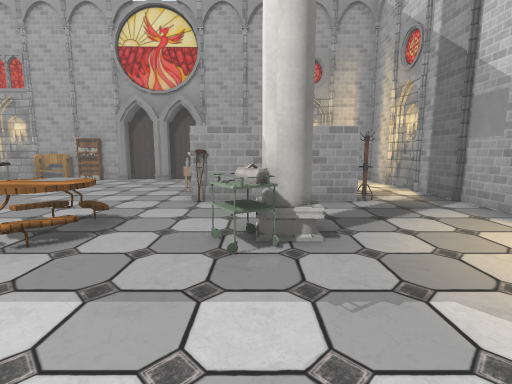
view 1 (above)

18 first-person views from a walk through a scene from a Unity 3-D project. The camera is 1.3 m above the floor, tilts 8° down and sees 85° across. The floor is counted in squares, 1 m on a side. Each view is taken from the middle of a square. On the plan, view 1 faces up. The plan holds only what a view shows up to about 13 squares ahead; the rest is blank. The player character is not drawn. Some surface patterns are stand-ins.

view 2
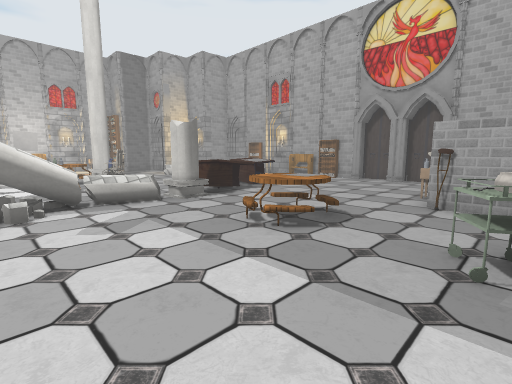

view 3
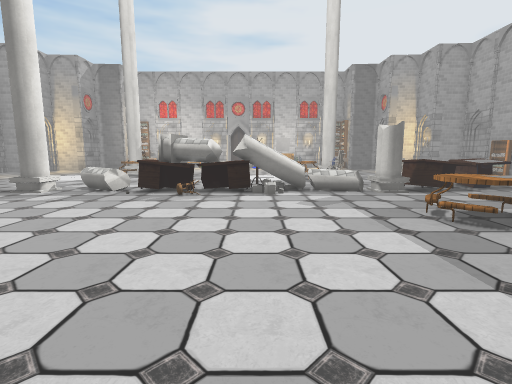

view 4
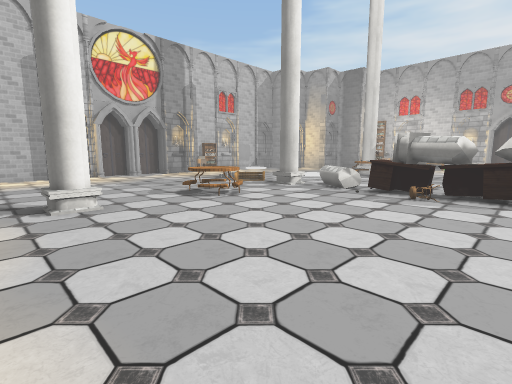

view 5
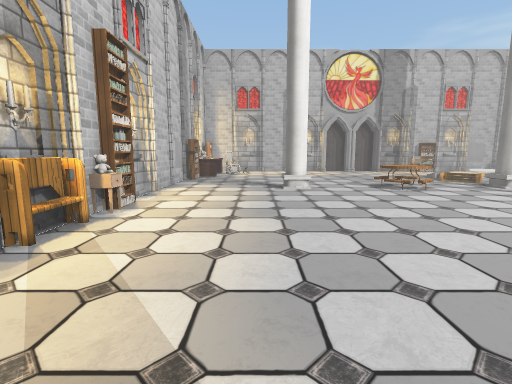

view 6
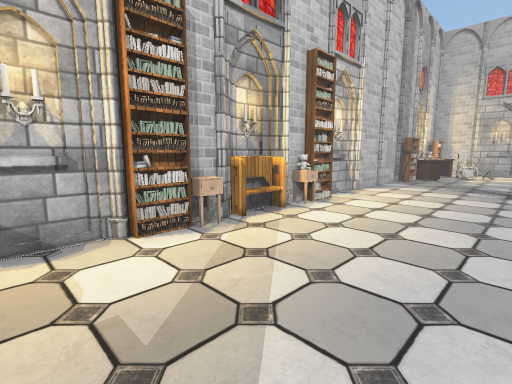

view 7
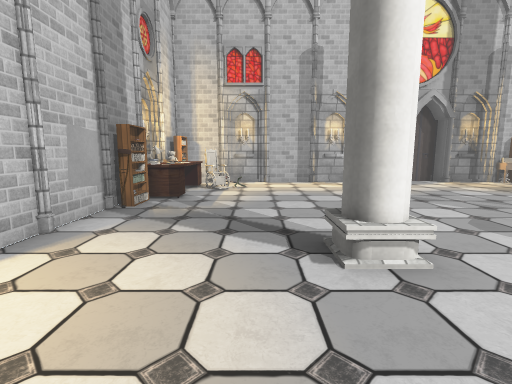

view 8
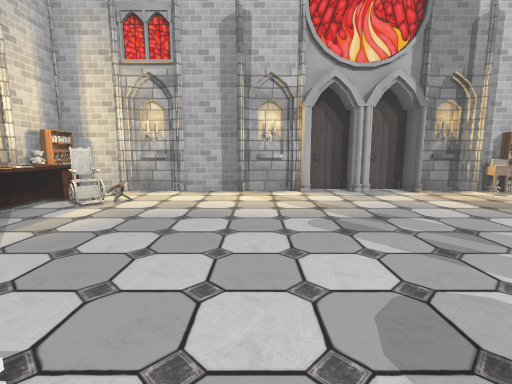

view 9
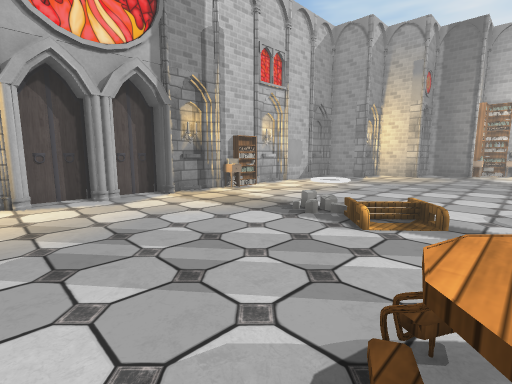

view 10
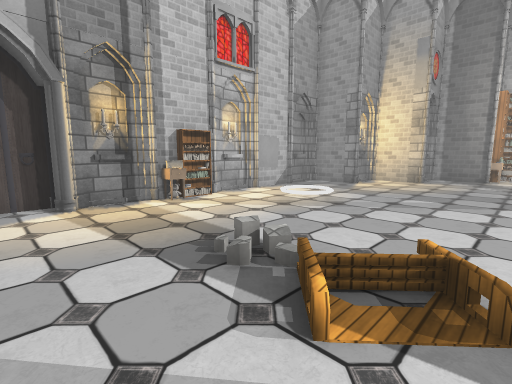

view 11
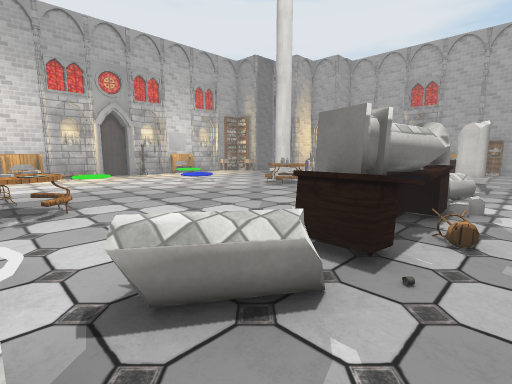

view 12
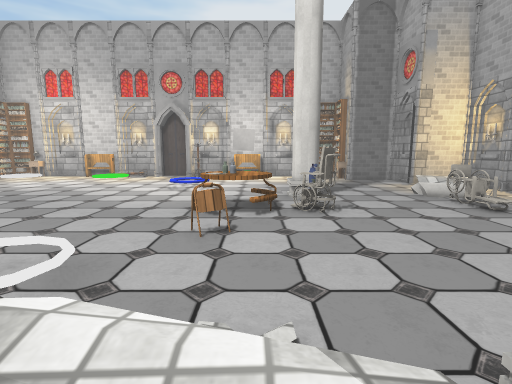

view 13
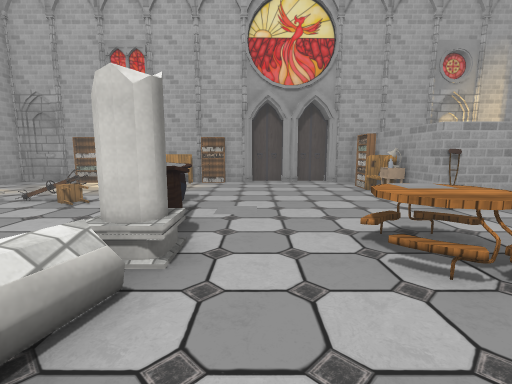

view 14
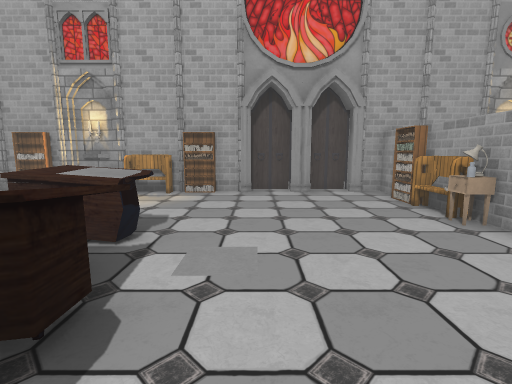

view 15
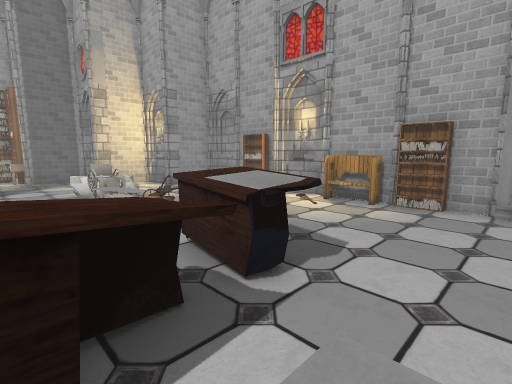

view 16
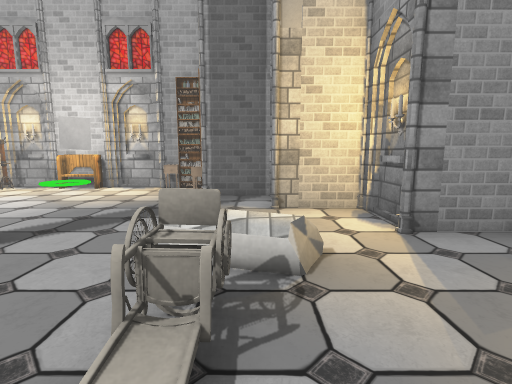

view 17
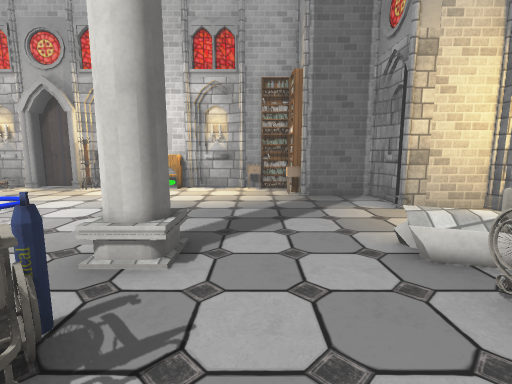

view 18
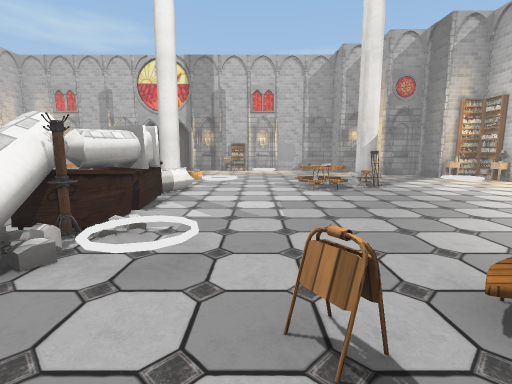

### Floor plan
Key: @ floor where view 1 was taken; # wall or solid block; x gap in a wall; . floor; / step, stairs or slope; B bench; K bookshelf; E desk; T table; S sign; C candle; L lamp; O other object.
Columns run from 23 left of view 1 to 6 right of it. Each row starts with its distance up from view 1.
 14       ################
 13       #..KK.#BBK.....#       #
 12     #CC..............O      ##
 11     #...............BK     ..#
 10   ###........ .......O     ..#
  9   #.....OO..O EE....OL    ...#
  8   #....O.O...EEE.....###  O..#
  7 #KK...........EE......O. ....#
  6 #K.............EE............#
  5 #......O..O....OO..T/..O.....
  4 #.......#OO....OO..//.OO#...
  3 #BO......T/....O.............#
  2 #BO......//SS..O.............#
  1 #....//........O............K#
  0 #O...//......OOOO......@....K#
 -1 #..............EE...........BC
 -2 #..............EE...........BB
 -3 #..//..........EE...........O#
 -4 #..//..........EE...........K#
 -5 #B.............OO............#
 -6 #B......///...OO.............#
 -7   .//..OO/T..//##..//..O.....#
 -8  ..//..//....///x..T/........#
 -9 #KO............//............#
-10 #K O...........//............#
-11   #............/............K#
-12   #............//..........EO#
-13     #......//..............E #
-14     #......//.............OEE#
-15      OO.......O............EK#
-16       #......KO............#K#
-17       ########################

Where each view was taken, in squares from view 1:
view 1: 0 up, 0 right, facing up
view 2: 0 up, 0 right, facing up-left
view 3: 0 up, 2 right, facing left
view 4: 0 up, 2 right, facing down-left
view 5: 3 up, 2 right, facing down
view 6: 3 up, 1 right, facing down-right
view 7: 4 down, 2 right, facing down
view 8: 7 down, 1 left, facing down
view 9: 8 down, 2 left, facing down-left
view 10: 9 down, 5 left, facing down-left
view 11: 7 down, 6 left, facing up-left
view 12: 3 up, 7 left, facing left
view 13: 1 up, 6 left, facing up
view 14: 4 up, 6 left, facing up
view 15: 6 up, 6 left, facing up-left
view 16: 9 up, 12 left, facing left
view 17: 6 up, 12 left, facing left
view 18: 4 up, 11 left, facing down
